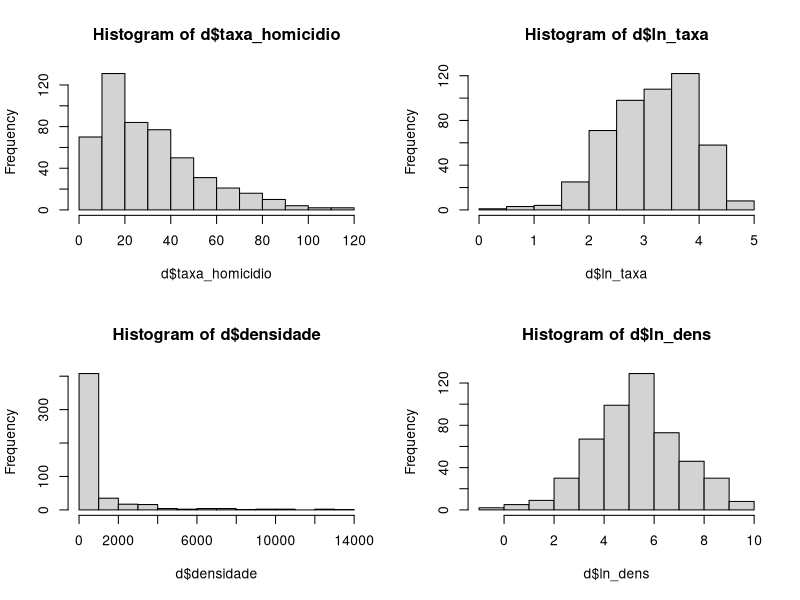
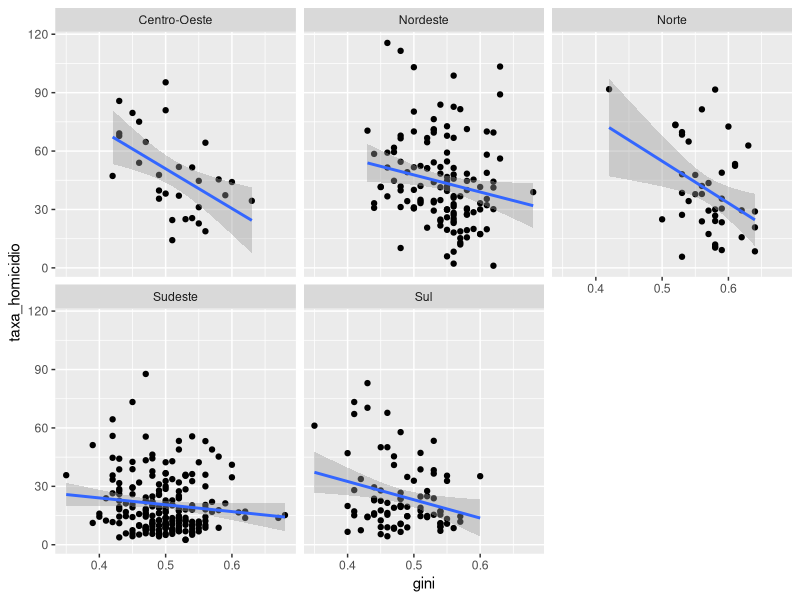

The R script that drew these images, in order:
library(ggplot2)
d <- read.csv("dados/final/base_final.csv", fileEncoding = "UTF-8-BOM")
d$ln_taxa <- log(d$taxa_homicidio)
d$ln_dens <- log(d$densidade)
aggregate(cbind(taxa_homicidio, gini) ~ regiao, d, function(x) c(m = mean(x), dp = sd(x)))
cor(d$taxa_homicidio, d$gini)
cor(d$taxa_homicidio, d$gini, method = "spearman")
par(mfrow = c(2, 2))
hist(d$taxa_homicidio)
hist(d$ln_taxa)
hist(d$densidade)
hist(d$ln_dens)
ggplot(d, aes(gini, taxa_homicidio)) + geom_point() + geom_smooth(method = "lm") + facet_wrap(~regiao)
y <- d$taxa_homicidio - ave(d$taxa_homicidio, d$regiao)
x <- d$gini - ave(d$gini, d$regiao)
cor(x, y)
